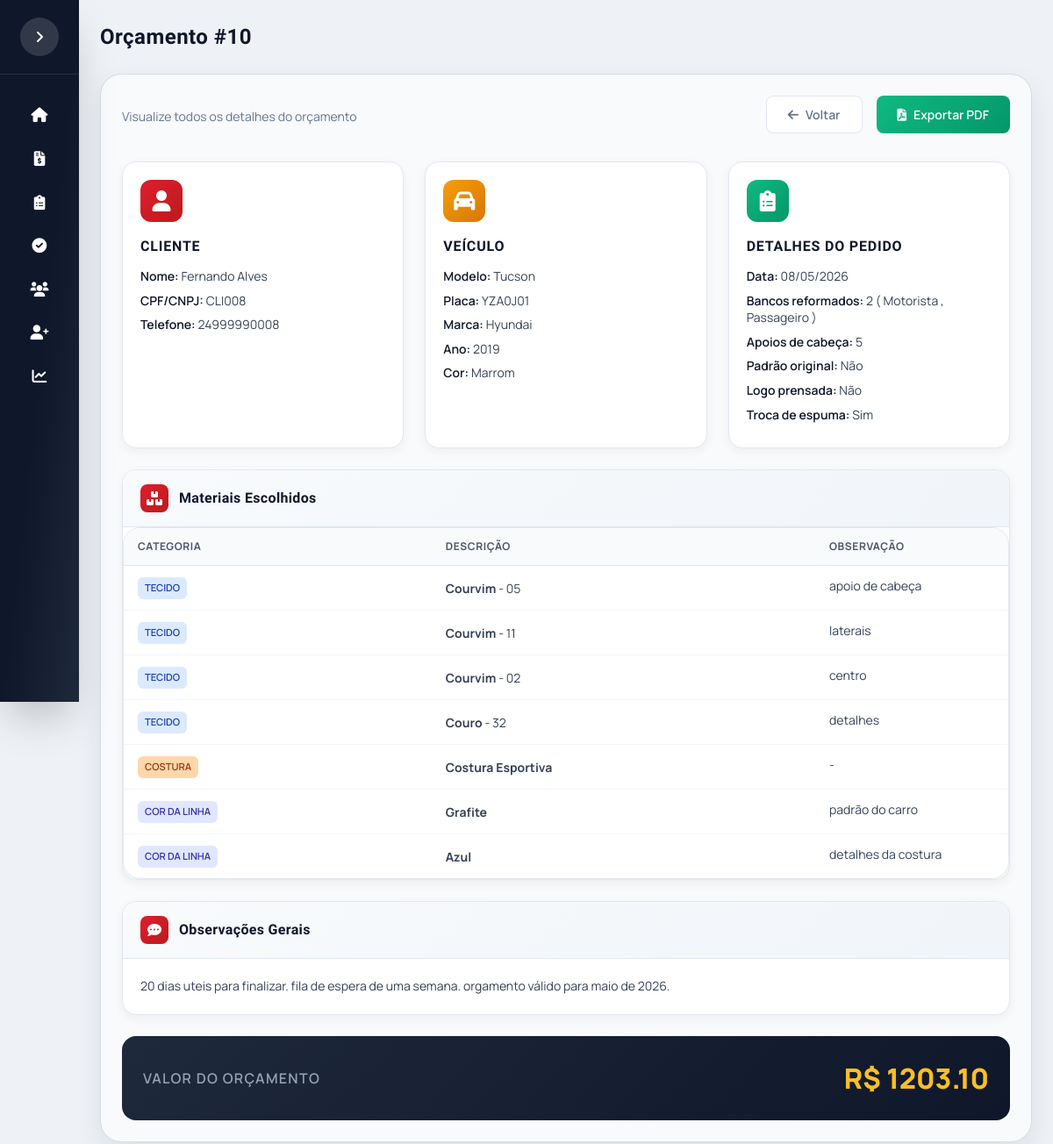
Page /orcamento/10/visualizar on the committed database.
### app/models.py (models this page shows)
class Orcamento(db.Model):
    __tablename__ = "orcamento"
    id_orcamento = db.Column(db.Integer, primary_key=True, autoincrement=True)
    id_veiculo = db.Column(db.Integer, db.ForeignKey("veiculos.id_veiculo"), nullable=False)
    dat_orcamento = db.Column(db.Date, nullable=False)
    bool_original = db.Column(db.Boolean, default=False)
    bool_logo_prensada = db.Column(db.Boolean, default=False)
    banco_motorista = db.Column(db.Boolean, default=False)
    banco_passageiro = db.Column(db.Boolean, default=False)
    banco_traseiro = db.Column(db.Boolean, default=False)
    qtd_bancos = db.Column(db.Integer, default=0)
    qtd_apoio_cabeca = db.Column(db.Integer, default=0)
    bool_espuma = db.Column(db.Boolean, default=False)
    valor = db.Column(db.Numeric(10,2), nullable=False)
    obs = db.Column(db.Text)
    pedidos = db.relationship("Pedido", backref="orcamento", lazy=True)
    tecidos = db.relationship("OrcamentoTecido")
    costuras = db.relationship("OrcamentoCostura")
    cores = db.relationship("OrcamentoCor")
    espumas = db.relationship("OrcamentoEspuma")

class Cliente(db.Model):
    __tablename__ = "clientes"
    id_cliente = db.Column(db.Integer, primary_key=True, autoincrement=True)
    cod_cliente = db.Column(db.String(20), unique=True, nullable=False)
    nome = db.Column(db.String(120), nullable=False)
    cliente_ativo = db.Column(db.Integer, default=1)
    telefones = db.relationship("TelefoneCliente", backref="cliente", lazy=True, cascade="all, delete-orphan")
    emails = db.relationship("EmailCliente", backref="cliente", lazy=True, cascade="all, delete-orphan")
    enderecos = db.relationship("EnderecoCliente", backref="cliente", lazy=True, cascade="all, delete-orphan")
    veiculos = db.relationship("Veiculo", backref="cliente", lazy=True, cascade="all, delete-orphan")

class TelefoneCliente(db.Model):
    __tablename__ = "telefones_cliente"
    id_telefone = db.Column(db.Integer, primary_key=True, autoincrement=True)
    id_cliente = db.Column(db.Integer, db.ForeignKey("clientes.id_cliente"), nullable=False)
    telefone = db.Column(db.String(20), nullable=False)

class Veiculo(db.Model):
    __tablename__ = "veiculos"
    id_veiculo = db.Column(db.Integer, primary_key=True, autoincrement=True)
    id_cliente = db.Column(db.Integer, db.ForeignKey("clientes.id_cliente"), nullable=False)
    veiculo_ativo = db.Column(db.Integer, default=1)
    placa = db.Column(db.String(7), unique=True, nullable=False)
    marca = db.Column(db.String(50), nullable=False)
    modelo = db.Column(db.String(80), nullable=False)
    ano = db.Column(db.Integer)
    cor = db.Column(db.String(30))
    orcamentos = db.relationship("Orcamento", backref="veiculo", lazy=True)

class OrcamentoTecido(db.Model):
    __tablename__ = "orcamento_tecido"
    id_orcamento_tecido = db.Column(db.Integer, primary_key=True, autoincrement=True)
    id_orcamento = db.Column(
        db.Integer,
        db.ForeignKey("orcamento.id_orcamento")
    )
    id_tecido = db.Column(
        db.Integer,
        db.ForeignKey("tecido.id_tecido")
    )
    obs_item = db.Column(db.String(200))
    tecido = db.relationship("Tecido")

class Tecido(db.Model):
    __tablename__ = "tecido"
    id_tecido = db.Column(db.Integer, primary_key=True, autoincrement=True)
    material = db.Column(db.String(50), nullable=False)
    cor = db.Column(db.String(30))
    descricao = db.Column(db.Text)

class OrcamentoCostura(db.Model):
    __tablename__ = "orcamento_costura"
    id_orcamento_costura = db.Column(db.Integer, primary_key=True, autoincrement=True)
    id_orcamento = db.Column(
        db.Integer,
        db.ForeignKey("orcamento.id_orcamento")
    )
    id_costura = db.Column(
        db.Integer,
        db.ForeignKey("costura.id_costura")
    )
    obs_item = db.Column(db.String(200))
    costura = db.relationship("Costura")

class Costura(db.Model):
    __tablename__ = "costura"
    id_costura = db.Column(db.Integer, primary_key=True, autoincrement=True)
    tipo = db.Column(db.String(50), nullable=False)
    descricao = db.Column(db.Text)

class OrcamentoCor(db.Model):
    __tablename__ = "orcamento_cor"
    id_orcamento_cor = db.Column(db.Integer, primary_key=True, autoincrement=True)
    id_orcamento = db.Column(
        db.Integer,
        db.ForeignKey("orcamento.id_orcamento")
    )
    id_cor = db.Column(
        db.Integer,
        db.ForeignKey("cor.id_cor")
    )
    obs_item = db.Column(db.String(200))
    cor = db.relationship("Cor")

class Cor(db.Model):
    __tablename__ = "cor"
    id_cor = db.Column(db.Integer, primary_key=True, autoincrement=True)
    descricao = db.Column(db.Text)

### app/routes.py (the view)
@main.route("/orcamento/<int:id_orcamento>/visualizar")
def visualizar_orcamento(id_orcamento):
    orcamento = Orcamento.query.get_or_404(id_orcamento)
    veiculo = orcamento.veiculo
    cliente = veiculo.cliente
    tecidos = OrcamentoTecido.query.filter_by(id_orcamento=id_orcamento).all()
    costuras = OrcamentoCostura.query.filter_by(id_orcamento=id_orcamento).all()
    cores = OrcamentoCor.query.filter_by(id_orcamento=id_orcamento).all()
    return render_template(
        "visualizar_orcamento.html",
        orcamento=orcamento,
        veiculo=veiculo,
        cliente=cliente,
        tecidos=tecidos,
        costuras=costuras,
        cores=cores
    )

### templates/visualizar_orcamento.html (shortened to what this page needs)
{% extends "base.html" %}
{% block page_title %}
Orçamento #{{ orcamento.id_orcamento }}
{% endblock %}
{% block content %}
<div class="orcamento-visualizacao-container">
    <div class="screen-header">
        <div>
            <p class="screen-subtitle">Visualize todos os detalhes do orçamento</p>
        </div>
        <div class="header-actions">
            <a href="{{ url_for('main.lista_orcamentos') }}" class="btn-outline">
                <i class="fas fa-arrow-left"></i> Voltar
            </a>
            <a href="{{ url_for('main.gerar_pdf_orcamento', id_orcamento=orcamento.id_orcamento) }}" class="btn-pdf">
                <i class="fas fa-file-pdf"></i> Exportar PDF
            </a>
        </div>
    </div>
    <div class="info-grid">
        <div class="info-card">
            <div class="info-card-icon" style="background: linear-gradient(135deg, #e11d2e, #b91c1c);">
                <i class="fas fa-user"></i>
            </div>
            <h3>Cliente</h3>
            <div class="info-card-content">
                <p><strong>Nome:</strong> {{ cliente.nome }}</p>
                <p><strong>CPF/CNPJ:</strong> {{ cliente.cod_cliente }}</p>
                {% if cliente.telefones %}
                <p><strong>Telefone:</strong> {{ cliente.telefones[0].telefone }}</p>
                {% endif %}
            </div>
        </div>
        <div class="info-card">
            <div class="info-card-icon" style="background: linear-gradient(135deg, #f59e0b, #d97706);">
                <i class="fas fa-car"></i>
            </div>
            <h3>Veículo</h3>
            <div class="info-card-content">
                <p><strong>Modelo:</strong> {{ veiculo.modelo }}</p>
                <p><strong>Placa:</strong> {{ veiculo.placa.upper() }}</p>
                <p><strong>Marca:</strong> {{ veiculo.marca }}</p>
                <p><strong>Ano:</strong> {{ veiculo.ano }}</p>
                <p><strong>Cor:</strong> {{ veiculo.cor }}</p>
            </div>
        </div>
        <div class="info-card">
            <div class="info-card-icon" style="background: linear-gradient(135deg, #10b981, #059669);">
                <i class="fas fa-clipboard-list"></i>
            </div>
            <h3>Detalhes do Pedido</h3>
            <div class="info-card-content">
                <p><strong>Data:</strong> {{ orcamento.dat_orcamento.strftime('%d/%m/%Y') if orcamento.dat_orcamento else '-' }}</p>
                <p><strong>Bancos reformados:</strong> {{ orcamento.qtd_bancos or 0 }}
                    {% if orcamento.banco_motorista or orcamento.banco_passageiro or orcamento.banco_traseiro %}
                        ({% set separator = "" %}
                        {% if orcamento.banco_motorista %}Motorista{% set separator = ", " %}{% endif %}
                        {% if orcamento.banco_passageiro %}{{ separator }}Passageiro{% set separator = ", " %}{% endif %}
                        {% if orcamento.banco_traseiro %}{{ separator }}Traseiro{% endif %})
                    {% endif %}
                </p>
                <p><strong>Apoios de cabeça:</strong> {{ orcamento.qtd_apoio_cabeca or 0 }}</p>
                <p><strong>Padrão original:</strong> {{ "Sim" if orcamento.bool_original else "Não" }}</p>
                <p><strong>Logo prensada:</strong> {{ "Sim" if orcamento.bool_logo_prensada else "Não" }}</p>
                <p><strong>Troca de espuma:</strong>
                    {{ "Sim" if orcamento.bool_espuma else "Não" }}
                </p>
            </div>
        </div>
    </div>
    <div class="materiais-card">
        <div class="card-header-custom">
            <div class="header-icon">
                <i class="fas fa-boxes"></i>
            </div>
            <h3>Materiais Escolhidos</h3>
        </div>
        <div class="table-wrapper">
	            <table class="table-materiais">
	                <thead>
	                    <tr>
	                        <th>Categoria</th>
	                        <th>Descrição</th>
	                        <th>Observação</th>
	                    </tr>
	                </thead>
                <tbody>
	                    {% for item in tecidos %}
	                    <tr class="materiais-row">
	                        <td><span class="categoria-badge tecido">Tecido</span></td>
	                        <td><strong>{{ item.tecido.material if item.tecido else '-' }}</strong>{% if item.tecido and item.tecido.cor %} - {{ item.tecido.cor }}{% endif %}</td>
	                        <td class="obs-cell"><span class="obs-text">{{ item.obs_item if item.obs_item else '-' }}</span></td>
	                    </tr>
	                    {% endfor %}
	                    {% for item in costuras %}
	                    <tr class="materiais-row">
	                        <td><span class="categoria-badge costura">Costura</span></td>
	                        <td><strong>{{ item.costura.tipo if item.costura else '-' }}</strong></td>
	                        <td class="obs-cell"><span class="obs-text">{{ item.obs_item if item.obs_item else '-' }}</span></td>
	                    </tr>
	                    {% endfor %}
	                    {% for item in cores %}
	                    <tr class="materiais-row">
	                        <td><span class="categoria-badge cor">Cor da Linha</span></td>
	                        <td><strong>{{ item.cor.descricao if item.cor else '-' }}</strong></td>
	                        <td class="obs-cell"><span class="obs-text">{{ item.obs_item if item.obs_item else '-' }}</span></td>
	                    </tr>
	                    {% endfor %}
                </tbody>
            </table>
        </div>
    </div>
    {% if orcamento.obs %}
    <div class="observacoes-card">
        <div class="card-header-custom">
            <div class="header-icon">
                <i class="fas fa-comment-dots"></i>
            </div>
            <h3>Observações Gerais</h3>
        </div>
        <div class="observacoes-content">
            <p>{{ orcamento.obs }}</p>
        </div>
    </div>
    {% endif %}
    <div class="valor-card">
        <div class="valor-content">
            <span class="valor-label">Valor do Orçamento</span>
            <span class="valor-number">R$ {{ "%.2f"|format(orcamento.valor|float) }}</span>
        </div>
    </div>
</div>
{% endblock %}

### static/css/estilo.css (style rules this page uses)
:root { --brand-red: #e11d2e; --brand-red-dark: #b91c1c; --brand-blue: #1e3a8a; --ink: #0f172a; --muted: #475569; --panel: #f8fafc; --line: #e2e8f0; --accent: #10b981; --primary: #4f46e5; --primary-dark: #4338ca; --primary-light: #818cf8; --success: #10b981; --warning: #f59e0b; --danger: #ef4444; --info: #3b82f6; --sidebar-width: 280px; --sidebar-collapsed: 90px; --radius-card: 1.25rem; --radius-lg: 1rem; --radius-md: 0.75rem; --shadow-sm: 0 1px 2px 0 rgb(0 0 0 / 0.05); --shadow-md: 0 4px 6px -1px rgb(0 0 0 / 0.1); --shadow-lg: 0 10px 15px -3px rgb(0 0 0 / 0.1); --shadow-xl: 0 20px 25px -5px rgb(0 0 0 / 0.1); }
* { margin: 0; padding: 0; box-sizing: border-box; }
body { background: radial-gradient(circle at top, #e2e8f0 0%, #cbd5e1 55%, #e2e8f0 100%); font-family: 'Manrope', system-ui, sans-serif; color: var(--ink); min-height: 100vh; overflow-x: hidden; }
h1, h2, h3, .title-font { font-family: 'Barlow Condensed', 'Manrope', system-ui, sans-serif; letter-spacing: 0.02em; }
.screen-header { display: flex; flex-wrap: wrap; align-items: center; justify-content: space-between; gap: 1rem; margin-bottom: 1.5rem; }
.screen-subtitle { color: #64748b; font-size: 0.95rem; margin-top: 0.25rem; }
.btn-outline { border: 1px solid #cbd5e1; background: #f8fafc; color: #1f2937; transition: all 0.2s; display: inline-flex; align-items: center; gap: 0.5rem; padding: 0.75rem 1.5rem; border-radius: 0.75rem; font-weight: 600; font-size: 0.875rem; cursor: pointer; text-decoration: none; }
.table-wrapper { background: #ffffff; border: 1px solid var(--line); border-radius: 1.25rem; overflow-x: auto; box-shadow: 0 4px 12px rgba(15,23,42,0.05); }
.header-actions { display: flex; gap: 1rem; }
.card-header-custom { display: flex; align-items: center; gap: 0.75rem; padding: 1.25rem 1.5rem; background: linear-gradient(135deg, #f8fafc, #f1f5f9); border-bottom: 1px solid var(--line); }
.card-header-custom .header-icon { width: 2rem; height: 2rem; display: flex; align-items: center; justify-content: center; background: linear-gradient(135deg, #e11d2e, #b91c1c); border-radius: 0.5rem; color: white; }
.card-header-custom h3 { font-size: 1.125rem; font-weight: 600; color: #0f172a; margin: 0; }
.info-grid { display: grid; grid-template-columns: repeat(auto-fit, minmax(220px, 1fr)); gap: 15px; margin-bottom: 20px; }
.info-card { text-align: left; background: #fff; padding: 15px; border-radius: 8px; box-shadow: 0 2px 6px rgba(0,0,0,0.1); }

### rows in the picture
Orcamento: id_orcamento "10", dat_orcamento "08/05/2026", qtd_bancos "2", qtd_apoio_cabeca "5", bool_original "Não", bool_logo_prensada "Não", bool_espuma "Sim", obs "20 dias uteis para finalizar. fila de espera de uma semana. orgamento válido para maio de 2026.", valor "1203.10"
Cliente: nome "Fernando Alves", cod_cliente "CLI008"
TelefoneCliente: telefone "24999990008"
Veiculo: modelo "Tucson", placa "YZA0J01", marca "Hyundai", ano "2019", cor "Marrom"
OrcamentoTecido: tecido "Courvim", tecido.cor "05", obs_item "apoio de cabeça"
OrcamentoTecido: tecido "Courvim", tecido.cor "11", obs_item "laterais"
OrcamentoTecido: tecido "Courvim", tecido.cor "02", obs_item "centro"
OrcamentoTecido: tecido "Couro", tecido.cor "32", obs_item "detalhes"
OrcamentoCostura: costura "Costura Esportiva", obs_item "-"
OrcamentoCor: cor "Grafite", obs_item "padrão do carro"
OrcamentoCor: cor "Azul", obs_item "detalhes da costura"

### other values in the picture
{{ separator }} ","
